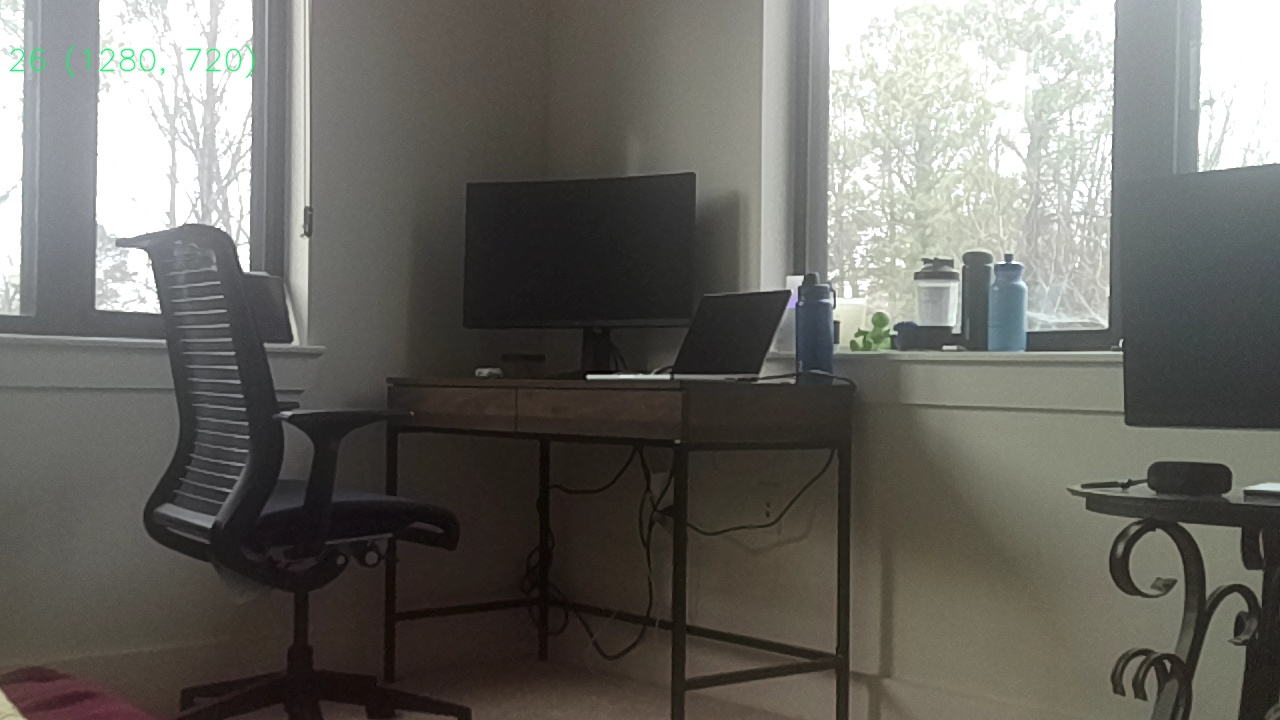
#> input picture aat2/question5/image23.jpg, 1280 x 720 px, found by its file name
$ jupyter execute orbSticher.ipynb
#> lines starting #> are read from the running program, lines starting #| are printed output that depends on the picture; after the words box and inside, x2 and y2 are one past the last pixel; in counts of white or black regions, pixels touching at a corner belong together
[cell 1]
import cv2
import numpy as np
import matplotlib.pyplot as plt
import imageio
import imutils

[cell 2]
def Main_Ponts_Func(image):
    descriptor = cv2.ORB_create()
    kps, features = descriptor.detectAndCompute(image, None)
    return (kps, features)

[cell 3]
#Read img4 and img3 which are to be stiched
#training Img
image_to_train = imageio.imread(r"E:\u\sem1\cv\aat2\question5\image23.jpg")
#> image_to_train is the input picture: shape (720, 1280, 3); mean R, G, B 107.3, 105.9, 100.5
#queried Img
image_to_be_queried = imageio.imread(r"E:\u\sem1\cv\aat2\question5\image22.jpg")
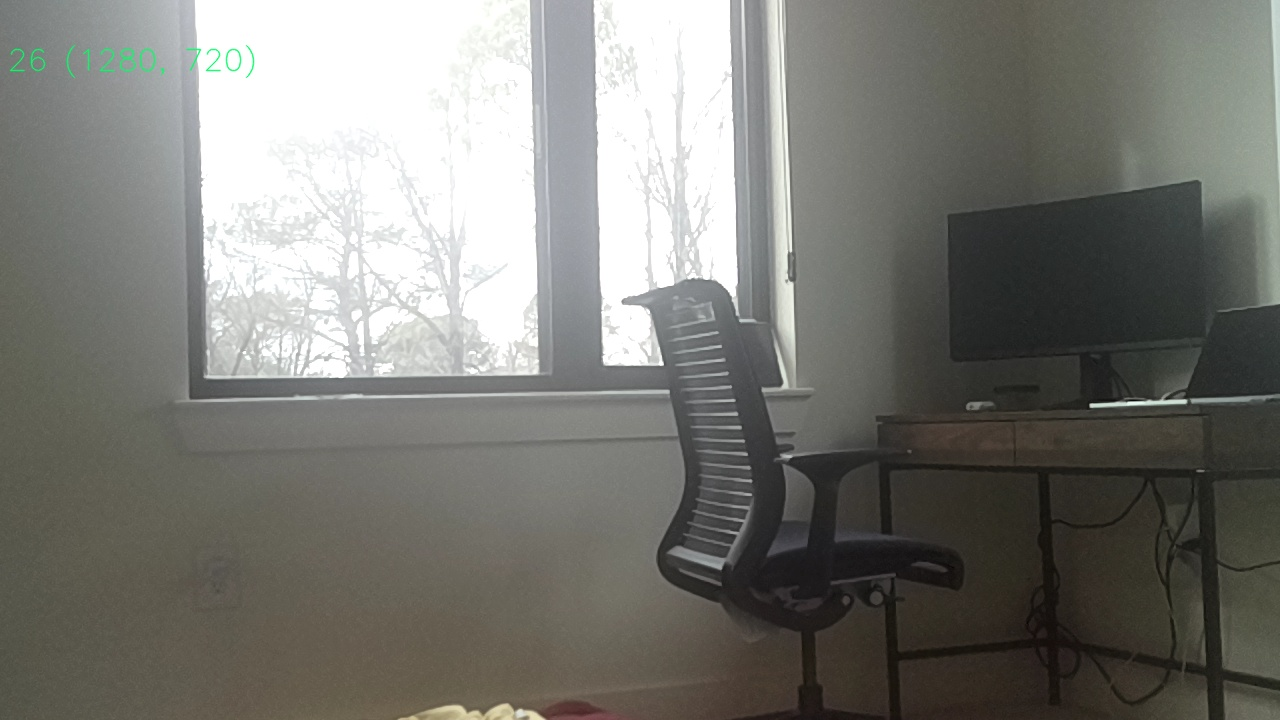
#> input picture aat2/question5/image22.jpg, 1280 x 720 px, found by its file name
#> image_to_be_queried is the input picture: shape (720, 1280, 3); mean R, G, B 122.4, 122.2, 116.8
gray_image_to_train = cv2.cvtColor(image_to_train, cv2.COLOR_RGB2GRAY)
gray_image_to_be_queried = cv2.cvtColor(image_to_be_queried, cv2.COLOR_RGB2GRAY)
kps_train, features_train = Main_Ponts_Func(gray_image_to_train) #kps and features of 1
#> in Main_Ponts_Func, `kps, features = descriptor.detectAndCompute(image, None)`: kps = 500 keypoints; strongest (x, y, size): (587, 376, 31), (588, 377, 37.2), (245, 270, 53.6), (246, 270, 37.2)
#> kps_train has the same summary as kps in Main_Ponts_Func
kps_query, features_query = Main_Ponts_Func(gray_image_to_be_queried) #kps and features of 2
#> in Main_Ponts_Func (call 2), `kps, features = descriptor.detectAndCompute(image, None)`: kps = 500 keypoints; strongest (x, y, size): (1091, 404, 37.2), (1092, 405, 44.6), (662, 364, 31), (1185, 401, 31)
#> kps_query has the same summary as kps in Main_Ponts_Func

[cell 4]
def Match_The_Key_Points_Func(features_train, features_query, ratio):
    bf = cv2.BFMatcher(cv2.NORM_L2, crossCheck = False)
    raw_match = bf.knnMatch(features_train, features_query, 2)
    matches = []
    for m, n in raw_match:
        if m.distance < n.distance * ratio:
            matches.append(m)
    return matches

[cell 5]
matches = Match_The_Key_Points_Func(features_train, features_query, 0.75)
#> in Match_The_Key_Points_Func, `raw_match = bf.knnMatch(features_train, features_query, 2)`: raw_match = 500 matches
#> after the loop in Match_The_Key_Points_Func, `for m, n in raw_match:`: matches = 20 matches
#> matches = 20 matches

[cell 6]
def Find_Homography(kps_train, kps_query, matches, reprojThresh):
    kpsA = np.float32([kp.pt for kp in kps_train])
    kpsB = np.float32([kp.pt for kp in kps_query])
    if len(matches) > 4:
        ptsA = np.float32([kpsA[m.queryIdx] for m in matches])
        ptsB = np.float32([kpsB[m.trainIdx] for m in matches])
        (Homography, status) = cv2.findHomography(ptsA, ptsB, cv2.RANSAC, reprojThresh)
        return(matches, Homography, status)
    else:
        return None

[cell 7]
temp_img = cv2.drawMatches(image_to_train, kps_train, image_to_be_queried, kps_query, np.random.choice(matches,100), None, flags=cv2.DrawMatchesFlags_NOT_DRAW_SINGLE_POINTS)
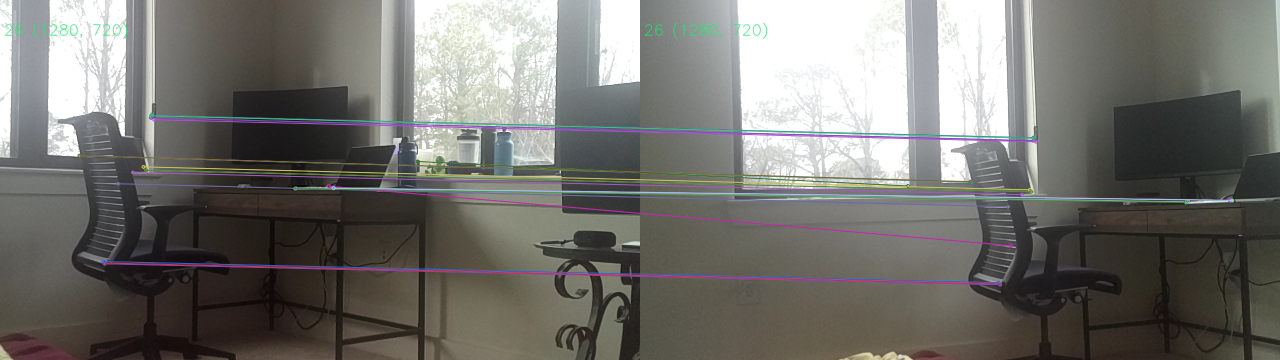
#> temp_img: shape (720, 2560, 3) (shown at 1/2 size); mean R, G, B 115.4, 114.3, 109.8
M = Find_Homography(kps_train, kps_query, matches, 4)
#> in Find_Homography, `kpsA = np.float32([kp.pt for kp in kps_train])`: kpsA = 500 pairs, first value 96 to 1244, second value 70 to 668.4
#> in Find_Homography, `kpsB = np.float32([kp.pt for kp in kps_query])`: kpsB = 500 pairs, first value 189.6 to 1199.5, second value 45.6 to 569
#> in Find_Homography, `ptsA = np.float32([kpsA[m.queryIdx] for m in matches])`: ptsA = 20 rows, first 8: [159, 311], [236, 367], [308, 239], [292, 340], [303, 231], [209, 527], [301.2, 235.2], [657.6, 372]
#> in Find_Homography, `ptsB = np.float32([kpsB[m.trainIdx] for m in matches])`: ptsB = 20 rows, first 8: [662, 364], [736, 413], [792, 283], [782, 383], [787, 276], [720, 569], [786, 280.8], [741.7, 490.9]
#> in Find_Homography, `(Homography, status) = cv2.findHomography(ptsA, ptsB, cv2.RANSAC, repr..`: Homography = [[0.663, 0.0351, 511.9], [-0.148, 0.886, 92.91], [-0.000253, -3.35e-05, 1]]; status = 20 values, max 1 at index 0, min 0 at index 7, mean 0.9
#> M = 3 matches

[cell 8]
def Transform_To_Gray_Scale_Func(result):
    gray = cv2.cvtColor(result, cv2.COLOR_BGR2GRAY)
    thresh = cv2.threshold(gray, 0, 255, cv2.THRESH_BINARY)[1]
    # To retrieve the contours in the binary image
    cnts = cv2.findContours(thresh.copy(), cv2.RETR_EXTERNAL, cv2.CHAIN_APPROX_SIMPLE)
    cnts = imutils.grab_contours(cnts)
    # TO get the maximum contour area
    c = max(cnts, key=cv2.contourArea)
    (x, y, w, h) = cv2.boundingRect(c)
    result = result[y:y + h, x:x + w]
    return result

[cell 9]
matches, homography, status = M
#> homography has the same summary as Homography in Find_Homography
width = image_to_train.shape[1] + image_to_be_queried.shape[1]
#> width = 2560
height = image_to_train.shape[0] + image_to_be_queried.shape[0]
#> height = 1440
result = cv2.warpPerspective(image_to_train, homography, (width, height))
result[0:image_to_be_queried.shape[0], 0:image_to_be_queried.shape[1]] = image_to_be_queried
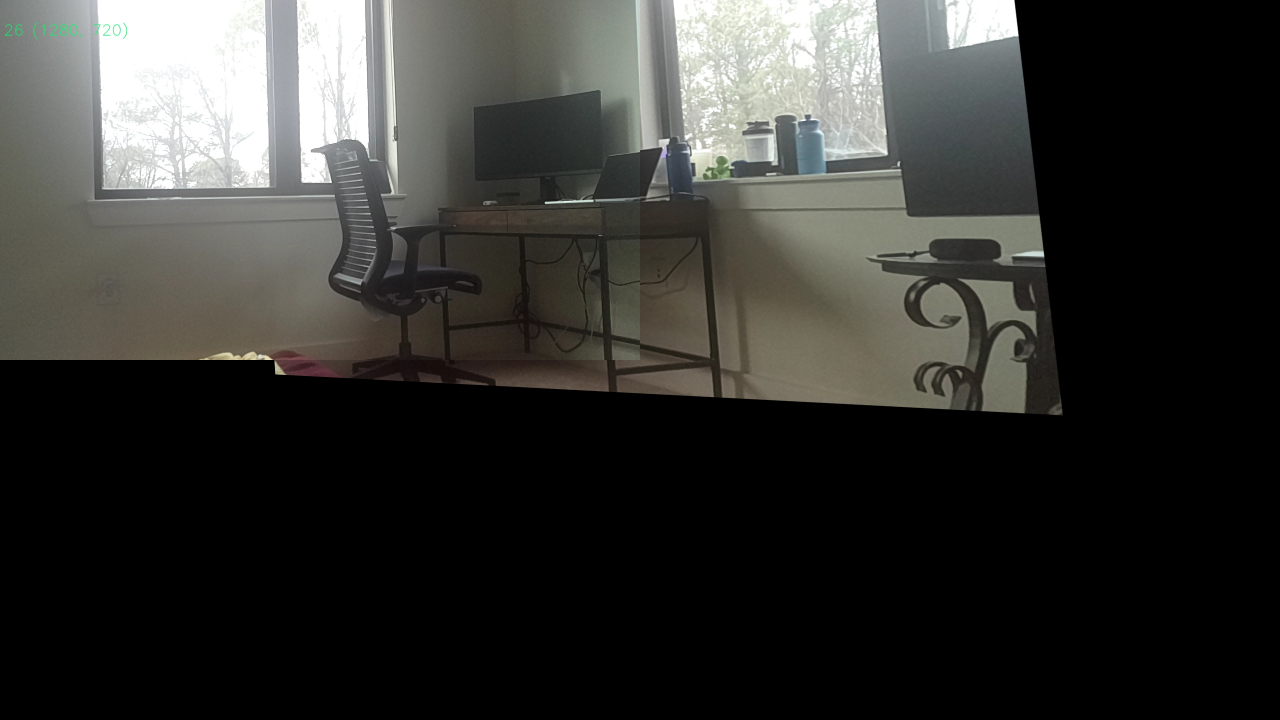
#> result: shape (1440, 2560, 3) (shown at 1/2 size); mean R, G, B 52.5, 52.5, 49.6
result = Transform_To_Gray_Scale_Func(result)
#> in Transform_To_Gray_Scale_Func, `thresh = cv2.threshold(gray, 0, 255, cv2.THRESH_BINARY)[1]`:
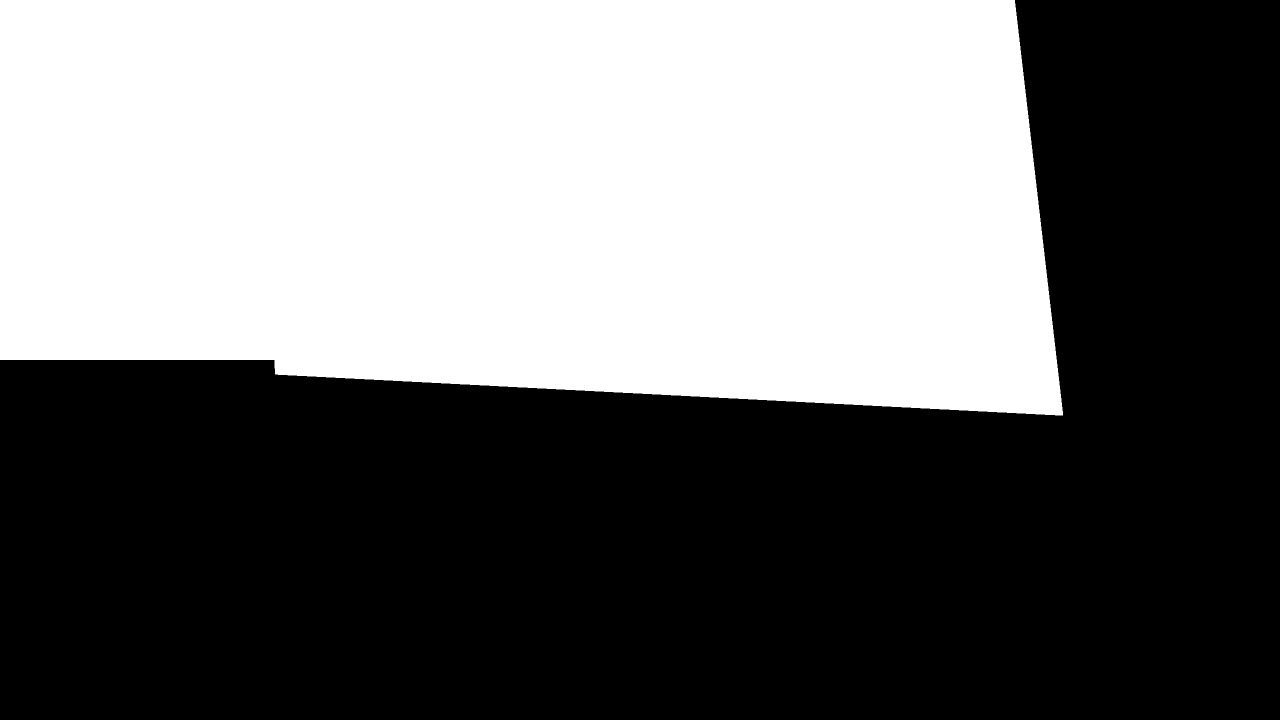
#> thresh: shape (1440, 2560) (shown at 1/2 size); 43.4% white; 1 white region
#> in Transform_To_Gray_Scale_Func, `cnts = cv2.findContours(thresh.copy(), cv2.RETR_EXTERNAL, cv2.CHAIN_AP..`: cnts = 1 contour; box (x1, y1, x2, y2) and area: (0, 0, 2126, 831) 1598844
#> in Transform_To_Gray_Scale_Func, `c = max(cnts, key=cv2.contourArea)`: c = contour of 365 points, box (x1, y1, x2, y2) (0, 0, 2126, 831), area 1598844
#> in Transform_To_Gray_Scale_Func, `(x, y, w, h) = cv2.boundingRect(c)`: x = 0; w = 2126; h = 831
#> in Transform_To_Gray_Scale_Func, `result = result[y:y + h, x:x + w]`:
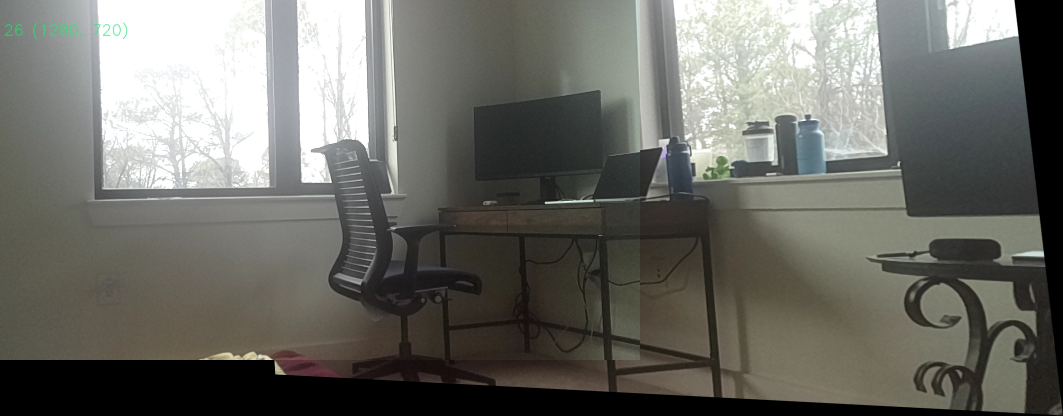
#> result: shape (831, 2126, 3) (shown at 1/2 size); mean R, G, B 109.5, 109.5, 103.5
plt.figure(figsize=(20,10))
plt.imshow(result)
plt.show()
